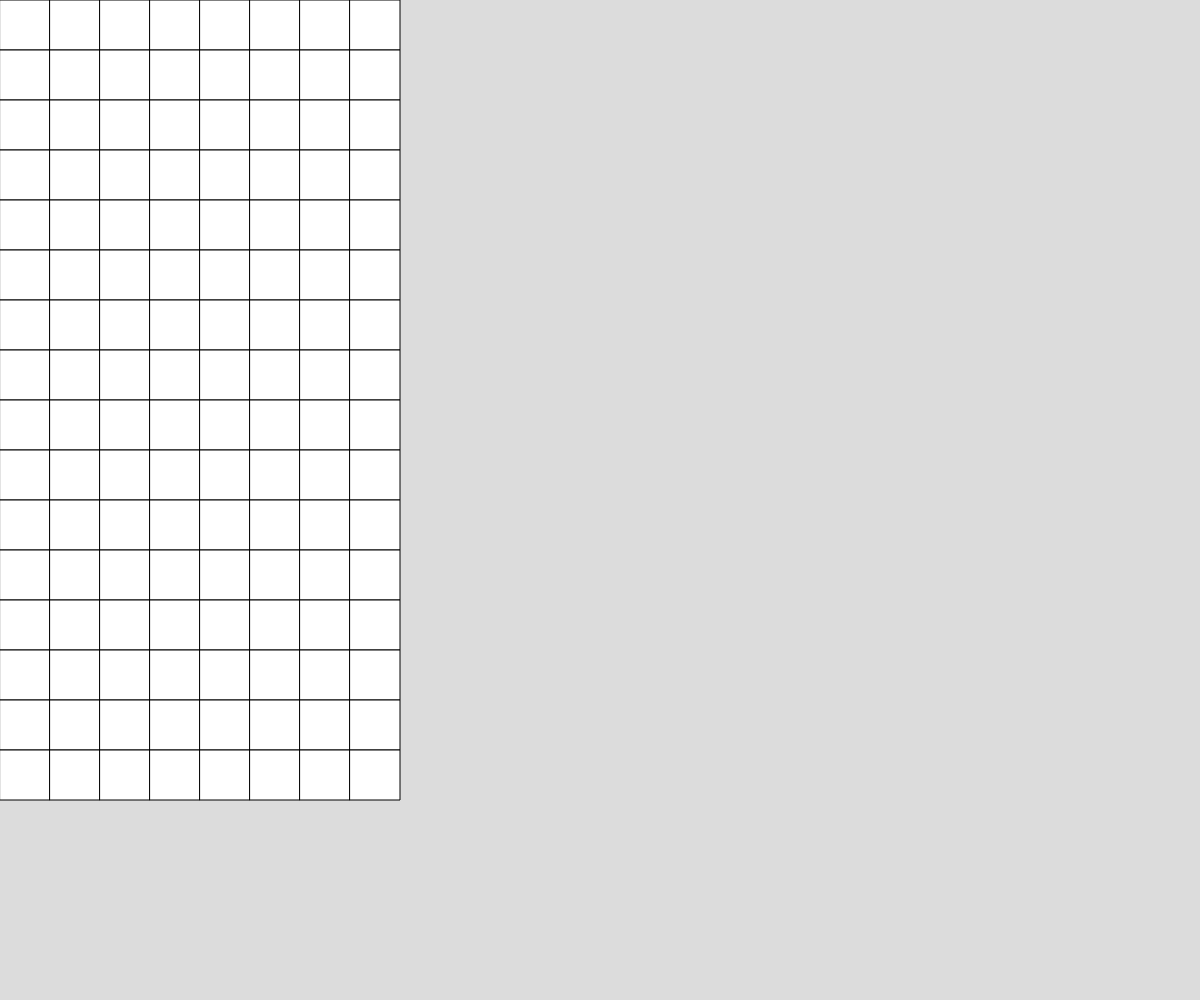
Frame 1 (no input)
Frame 60 (no input): identical to frame 1, image omitted
Frame 120 (the mouse pressed at the canvas centre since frame 60): identical to frame 1, image omitted

The p5.js sketch that drew this single still picture (run headless with seeded random() and noise() and a simulated clock; from frame 60 on, the mouse is pressed at the canvas centre):

// p5.js sketch
// ── sketch.js

let grid = [
  [false, false, false, false, false, false, false, false],
  [false, false, false, false, false, false, false, false],
  [false, false, false, false, false, false, false, false],
  [false, false, false, false, false, false, false, false],
  [false, false, false, false, false, false, false, false],
  [false, false, false, false, false, false, false, false],
  [false, false, false, false, false, false, false, false],
  [false, false, false, false, false, false, false, false],
  [false, false, false, false, false, false, false, false],
  [false, false, false, false, false, false, false, false],
  [false, false, false, false, false, false, false, false],
  [false, false, false, false, false, false, false, false],
  [false, false, false, false, false, false, false, false],
  [false, false, false, false, false, false, false, false],
  [false, false, false, false, false, false, false, false],
  [false, false, false, false, false, false, false, false]
];

const SCALE = 50;

function setup() {
  createCanvas(windowWidth, windowHeight);
}

function mousePressed(){
  let cellX = floor(mouseX / SCALE);
  let cellY = floor(mouseY / SCALE);

  grid[cellY][cellX] = !grid[cellY][cellX];
}

function convertToHex(){
  let newGrid = "{";
  for(let i=0; i<grid.length; i++){
    let value = 0;
    for(let x=0; x<grid[i].length; x++){
      value += grid[i][x] ? 2**(7-x) : 0;
    }
    newGrid += "0x" + hex(value, 2) + ", ";
  }
  output = newGrid.slice(0, newGrid.length - 2);
  output += "}";
  return output;
}

function draw() {
  background(220);
  for(let i=0; i<grid.length; i++){
    for(let j=0; j<grid[0].length; j++){
      fill(grid[i][j] ? "black" : "white");
      rect(SCALE*j, SCALE*i, SCALE, SCALE);
    }
  }

  if(keyIsDown(UP_ARROW)){
    console.log(convertToHex());
  } else {

  }
}
